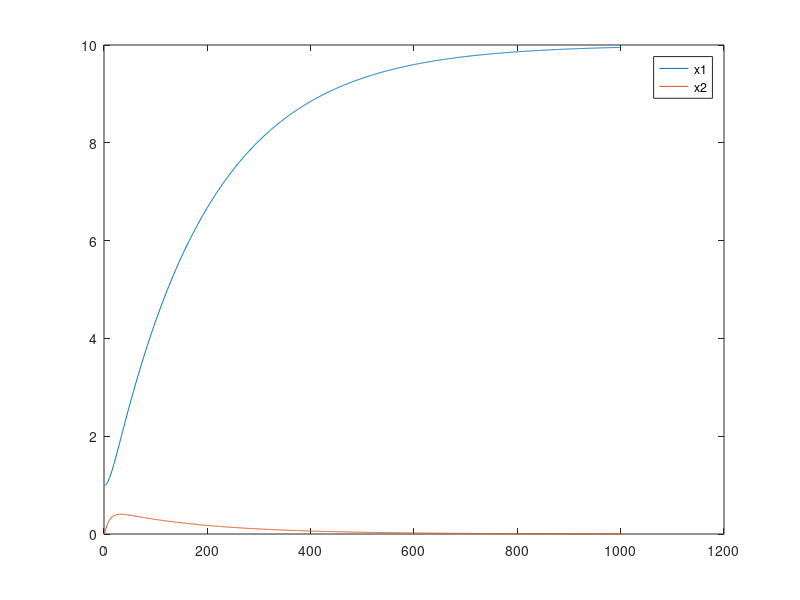
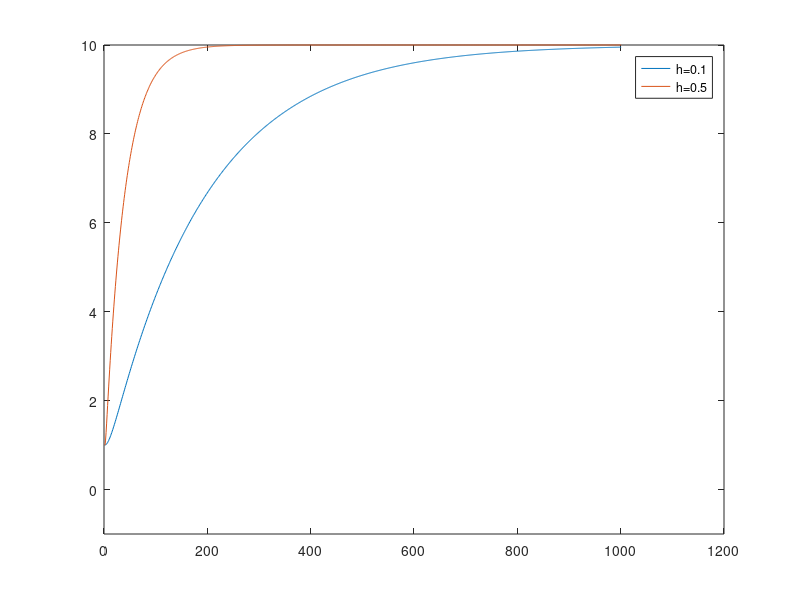

Write the MATLAB code that produced these figures, in order. (Note: this script raises an error after producing the figures.)
h = 0.1; % Skrittlengde
Tsim = 100; % Simuleringstid i sekunder
K = 1; % Modellparametre
T = 2;
xd = 1;
Kp = 1;
Ki = 0.1;
x1(1) = 1; % Initialverdier
x2(1) = 0;

for i = 2:(Tsim/h + 1)
    x1(i) = x1(i-1) + h * x2(i-1);
    x2(i) = x2(i-1) + h * (-((K*Ki)/T)*x1(i-1) - ((1 + K*Kp)/T)*x2(i-1) + (1/T)*xd);
end

figure; % Åpner et nytt vindu for figuren
plot(x1, 'DisplayName', 'x1')
hold on
plot(x2, 'DisplayName', 'x2')
legend('show')
hold off

%%%%%%%%%%%%%
h_s = [0.1, 0.5, 0.7, 1.0, 1.5, 2, 2.2];
x1s = zeros(1, 101);
x2s = zeros(1, 101);
x1s(1) = 1;
x2s(1) = 0;

figure; % Åpner et nytt vindu for å plotte flere simuleringer
for h = h_s
    Tsim = h * 1000;
    num_steps = Tsim/h + 1;
    
    % Nullstiller verdier for hver simulering
    x1s = zeros(1, num_steps);
    x2s = zeros(1, num_steps);
    x1s(1) = 1;
    x2s(1) = 0;
    
    for i = 2:num_steps
        x1s(i) = x1s(i-1) + h * x2s(i-1);
        x2s(i) = x2s(i-1) + h * (-((K*Ki)/T)*x1s(i-1) - ((1 + K*Kp)/T)*x2s(i-1) + (1/T)*xd);
    end
    
    plot(x1s, 'DisplayName', sprintf('h=%.1f', h))
    ylim([-1, 10]);
    legend show
    hold on;
end
hold off












